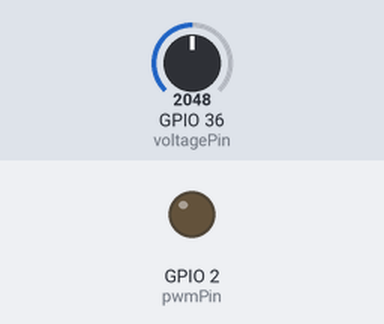
Simulated run of this sketch. Board: ESP32. On the bench: output pins drawn as LEDs (lit = HIGH). The test bench sets the inputs (shaded band); at power-on: GPIO 36 (voltagePin) = 2048. What the sketch prints to the serial monitor is not drawn.

Above: at 1.3 s.
1.4 s: GPIO 36 (voltagePin) set to 1698
2.9 s: GPIO 36 (voltagePin) set to 1609
At 3.49 s:
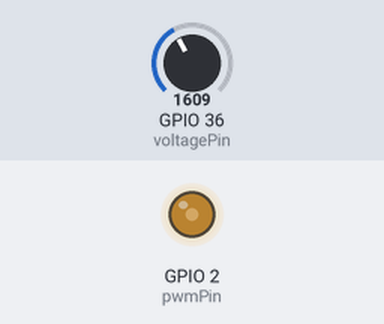
At 4.7 s:
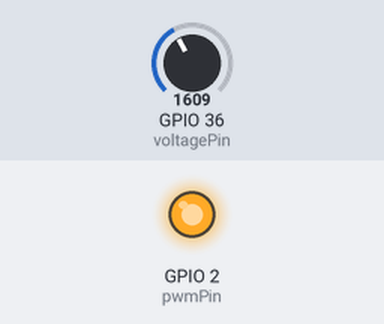
Timing chart, 0 to 6.2 s (numbered marks = the images above; inputs shaded):
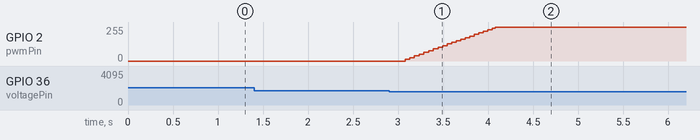

The sketch:

80_normalized.ino
```cpp
#include <Arduino.h>

// Pin definitions
const int pwmPin = D1;          // PWM pin to control the load
const int voltagePin = A0;      // Analog pin to monitor input voltage

// Configuration constants
const float maxNoLoadVoltage = 13.8 * 1.25; // Estimated max voltage
const float minAllowedVoltage = 13.8;      // Minimum allowed input voltage
const int pwmFrequency = 5000;             // PWM frequency (Hz)
const int pwmResolution = 8;               // PWM resolution (bits)
const float pwmMaxValue = pow(2, pwmResolution) - 1;

// State variables
float noLoadVoltage = 0.0;
float currentVoltage = 0.0;
float previousVoltage = 0.0;
float voltageDropRateNormalized = 0.0;
float voltageRiseRateNormalized = 0.0;
int pwmValue = 0;

// Dynamic intervals
unsigned long voltageCheckInterval = 100;   // Voltage change check interval (ms)
unsigned long noLoadCheckInterval = 5000;  // No-load voltage check interval (ms)
unsigned long lastVoltageCheck = 0;
unsigned long lastNoLoadCheck = 0;

// Function prototypes
void measureNoLoadVoltage();
void probeVoltageDropRate();
void probeVoltageRiseRate();
void controlPWM();
void updateIntervals();

void setup() {
  Serial.begin(115200);

  // Initialize PWM
  ledcSetup(0, pwmFrequency, pwmResolution);
  ledcAttachPin(pwmPin, 0);

  // Measure initial no-load voltage
  measureNoLoadVoltage();

  Serial.println("System initialized.");
}

void loop() {
  unsigned long currentTime = millis();

  // Check voltage change rates periodically
  if (currentTime - lastVoltageCheck >= voltageCheckInterval) {
    lastVoltageCheck = currentTime;

    previousVoltage = currentVoltage;
    currentVoltage = analogRead(voltagePin) * (maxNoLoadVoltage / 1023.0);

    probeVoltageDropRate();
    probeVoltageRiseRate();

    // Adjust intervals dynamically
    updateIntervals();
  }

  // Recalculate no-load voltage periodically
  if (currentTime - lastNoLoadCheck >= noLoadCheckInterval) {
    lastNoLoadCheck = currentTime;

    if (pwmValue == 0 && voltageRiseRateNormalized > 0.0) {
      // Recalculate no-load voltage using the normalized rise rate
      float deltaVoltage = voltageRiseRateNormalized * noLoadVoltage * (noLoadCheckInterval / 1000.0);
      noLoadVoltage = currentVoltage + deltaVoltage;
      Serial.print("Recalculated no-load voltage: ");
      Serial.println(noLoadVoltage);
    }
  }

  // Control the PWM to maintain voltage within bounds
  controlPWM();
}

void measureNoLoadVoltage() {
  // Average voltage measurement to determine no-load voltage
  float voltageSum = 0.0;
  const int samples = 10;
  for (int i = 0; i < samples; i++) {
    voltageSum += analogRead(voltagePin) * (maxNoLoadVoltage / 1023.0);
    delay(10);
  }
  noLoadVoltage = voltageSum / samples;
  Serial.print("No-load voltage: ");
  Serial.println(noLoadVoltage);
}

void probeVoltageDropRate() {
  if (pwmValue > 0) {
    float rawDropRate = (previousVoltage - currentVoltage) / (voltageCheckInterval / 1000.0);
    voltageDropRateNormalized = rawDropRate / noLoadVoltage; // Normalize to no-load voltage
    Serial.print("Normalized voltage drop rate: ");
    Serial.println(voltageDropRateNormalized);
  }
}

void probeVoltageRiseRate() {
  if (pwmValue == 0) {
    float rawRiseRate = (currentVoltage - previousVoltage) / (voltageCheckInterval / 1000.0);
    voltageRiseRateNormalized = rawRiseRate / noLoadVoltage; // Normalize to no-load voltage
    Serial.print("Normalized voltage rise rate: ");
    Serial.println(voltageRiseRateNormalized);
  }
}

void controlPWM() {
  float targetVoltage = noLoadVoltage * 0.8;

  if (currentVoltage < minAllowedVoltage) {
    pwmValue = 0;  // Turn off load
  } else if (currentVoltage < targetVoltage) {
    pwmValue = min(pwmValue + 1, (int)pwmMaxValue);  // Increase load
  } else if (currentVoltage > targetVoltage) {
    pwmValue = max(pwmValue - 1, 0);  // Decrease load
  }

  ledcWrite(0, pwmValue);

  Serial.print("Current voltage: ");
  Serial.println(currentVoltage);
  Serial.print("PWM value: ");
  Serial.println(pwmValue);
}

void updateIntervals() {
  // Dynamically adjust voltage check interval based on normalized rates
  float changeRate = max(abs(voltageDropRateNormalized), abs(voltageRiseRateNormalized));

  if (changeRate > 0.05) {
    voltageCheckInterval = 50;  // Faster checks for rapid changes
  } else if (changeRate > 0.01) {
    voltageCheckInterval = 100;  // Moderate changes
  } else {
    voltageCheckInterval = 200;  // Slower checks for stable conditions
  }

  // Adjust no-load voltage check frequency based on normalized rates
  if (changeRate < 0.005) {
    noLoadCheckInterval = 10000;  // Infrequent checks for stable voltage
  } else {
    noLoadCheckInterval = 5000;  // More frequent checks for instability
  }

  Serial.print("Voltage check interval: ");
  Serial.println(voltageCheckInterval);
  Serial.print("No-load voltage check interval: ");
  Serial.println(noLoadCheckInterval);
}
```

Measured:
- the behaviour switches between 1639 and 1638 on GPIO 36 (voltagePin) (found by bisection; images 0 and 1)
- after the input at 2.9 s, GPIO 2 (pwmPin): moves from 0/255 to 255/255 over 1.0 s, starting after 0.18 s
